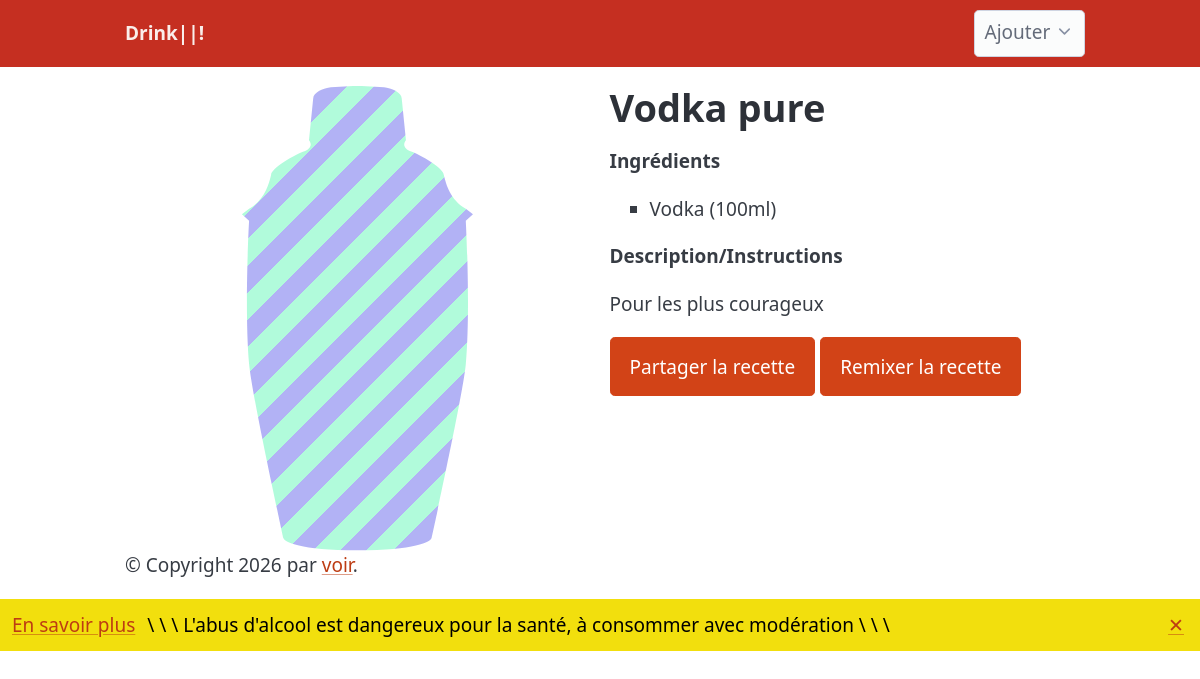
Before: /recette/2 with the older database file.
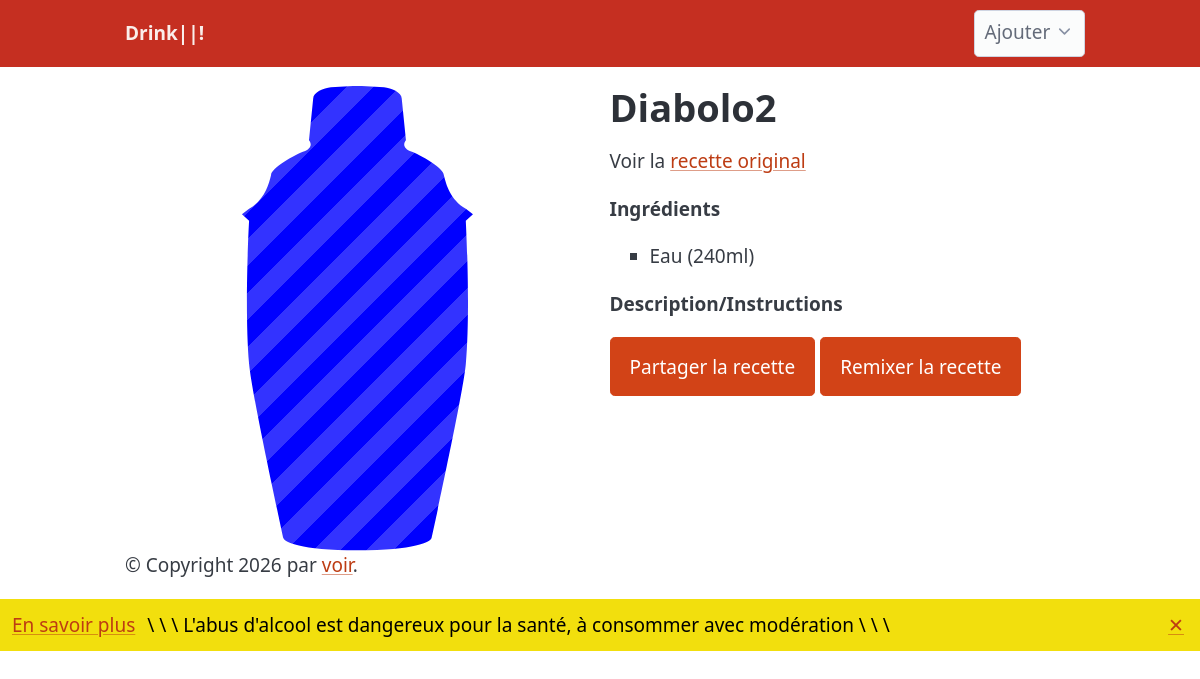
After: the same page with the newer database file.
### tables this page shows
CREATE TABLE recettes_ingredient (
            recette_id INTEGER NOT NULL,
            ingredient_id INTEGER NOT NULL,
            dosage INTEGER NOT NULL,
            PRIMARY KEY (recette_id, ingredient_id),
            FOREIGN KEY (recette_id) REFERENCES recettes(id),
            FOREIGN KEY (ingredient_id) REFERENCES ingredients(id)
        );

CREATE TABLE ingredients (
            id INTEGER PRIMARY KEY AUTOINCREMENT,
            nom TEXT NOT NULL,
            couleur1 TEXT NOT NULL,
            couleur2 TEXT NOT NULL,
            ALCOOL REAL NOT NULL
        );

CREATE TABLE recettes (
            id INTEGER PRIMARY KEY AUTOINCREMENT,
            nom TEXT NOT NULL,
            description TEXT,
            alcool BOOLEAN,
            recette_original_id INT,
            nb_personne INT
        );

### main.py (the view)
@app.route("/recette/<id>", methods=["GET"])
def recette_by_id(id: int):
    recette = recuperer_recettes(id)[0]
    ingredients = recuperer_ingredients_recettes(id)
    return render_template("preview.html", recette=recette, ingredients=ingredients)

### src/bdd.py (called while the page is built)
def db_connection():
    connect=sqlite3.connect("recette.db")
    connect.row_factory=sqlite3.Row #pour fonctionnement comme dictionnaire
    return connect

def recuperer_ingredients_recettes(recette_id: int):
    connect=db_connection()
    cursor=connect.cursor()
    ingredients = cursor.execute(
        "SELECT nom, id, dosage, couleur1, couleur2, ALCOOL FROM recettes_ingredient JOIN ingredients ON ingredients.id == ingredient_id WHERE recette_id = ?", (recette_id,)
    )
    ingredients = ingredients.fetchall()
    connect.close()
    return [dict(i) for i in ingredients]

def recuperer_recettes(recette_id: int):
    connect=db_connection()
    cursor=connect.cursor()
    recettes = cursor.execute(
        "SELECT id, nom, description, recette_original_id FROM recettes WHERE id = ?", (recette_id, )
    )
    recettes = recettes.fetchall()
    connect.close()
    return recettes

### templates/preview.html (shortened to what this page needs)
{% extends 'base.html' %}
{% block content %}
<div class="grid">
    <div class="recette-preview">
        <div class="shaker">
            {% for ingredient in ingredients %}
            <div class="ingredient" style="--amount: {{ ingredient['dosage'] }};
            --color1: {{ ingredient['couleur1'] }};
            --color2: {{ ingredient['couleur2'] }};"
                 title="{{ ingredient['nom'] }}">
        </div>
        {% endfor %}
    </div>
</div>
    <div>
        <h1>{{ recette['nom'] }}</h1>
        {% if recette['recette_original_id']%}
        <p>Voir la <a href="/recette/{{recette['recette_original_id']}}">recette original</a></p>
        {% endif%}
        <p><strong>Ingrédients</strong></p>
        <ul>
        {% for ingredient in ingredients %}
            <li>{{ ingredient['nom'] }} ({{ingredient['dosage'] }}ml)</li>
        {% endfor %}
        </ul>
        <p><strong>Description/Instructions</strong></p>
        <p style="white-space: pre-line">{{ recette['description'] }}</p>
            <a role="button" id="partage">Partager la recette</a>
            <a role="button" id="remix" href="/recette?remix={{recette['id']}}">Remixer la recette</a>
    </div>
</div>
{% endblock %}

### templates/base.html (shortened to what this page needs)
<!DOCTYPE html>
<html lang="fr">
<head>
  {% block head %}
  <link rel="stylesheet" href="/static/css/pico.orange.min.css" />
  <link rel="stylesheet" href="/static/css/pico.colors.min.css" />
  {% endblock %}
</head>
<body>
{% include 'topbar.html' %}
<main class="container">
<div id="content">{% block content %}{% endblock %}</div>
<div id="footer">
  {% block footer %}
  &copy; Copyright 2026 par <a href="https://youtu.be/dQw4w9WgXcQ">voir</a>.
  {% endblock %}
</div>
</main>
{% include 'avertissement.html' %}
</body>
</html>

### templates/topbar.html (shortened to what this page needs)
<div class="pico-background-red-550">
<nav class="container">
  <ul>
    <li title="Drink Or Not" class="pico-color-red-50"><a href="/" class="pico-color-red-50"><strong>Drink||!</strong></a></li>
  </ul>
  <ul>
    <details class="dropdown">
      <summary class="pico-background-red-200">
        Ajouter
      </summary>
    </details>
  </ul>
</nav>
</div>

### templates/avertissement.html (shortened to what this page needs)
<div class="avertissement pico-background-yellow-100" id="avertissement" style="display: none">
    <a href="https://www.alcool-info-service.fr" title="alcool-info-service.fr" class="en-savoir-plus">En savoir plus</a>
    <div class="deffilement-wrapper">
        <span class="deffilement"> \ \ \ L'abus d'alcool est dangereux pour la santé, à consommer avec modération \ \ \ </span>
    </div>
    <a href="#" class="fermer_avertissement" onclick="fermer_avertissement()">✕</a>
</div>

### templates/preview.html (style rules this page uses)
.recette-preview { width: 100%; flex-shrink: 0; justify-content: center; display: flex; align-items: center; }
.shaker { display: flex; flex-direction: column; width: 50%; clip-path: url(#shaker); aspect-ratio: 1/2; }
.ingredient { flex: var(--amount); bottom: 0; left: 0; right: 0; transition: height .6s cubic-bezier(.4,0,.2,1); background-size: 200% 200%; animation: barberpole 20s linear infinite; background-image: repeating-linear-gradient( -45deg, var(--color1), var(--color1) 1rem, var(--color2) 1rem, var(--color2) 2rem ); }

### templates/avertissement.html (style rules this page uses)
.avertissement { width: 100%; position: sticky; position: -webkit-sticky; bottom: 0; right: 0; display: flex; flex-direction: row; align-items: center; }
.deffilement-wrapper { flex: 1; overflow: hidden; position: relative; }
.deffilement { white-space: nowrap; animation: deffile 20s linear infinite; display: block; }
.avertissement > a { position: relative; z-index: 1; flex-shrink: 0; white-space: nowrap; }
.fermer_avertissement { padding: 12px 16px; margin: 0; }
.en-savoir-plus { padding: 8px 12px; }

Changed rows visible on the page:
changed recettes_ingredient: nom "Vodka" → "Eau"; dosage "100" → "240"
changed recettes: nom "Vodka pure" → "Diabolo2"; recette_original_id empty → 1 (drawn); description "Pour les plus courageux" → (not shown)
Other visible differences:
text now shown: "Voir la recette original"
